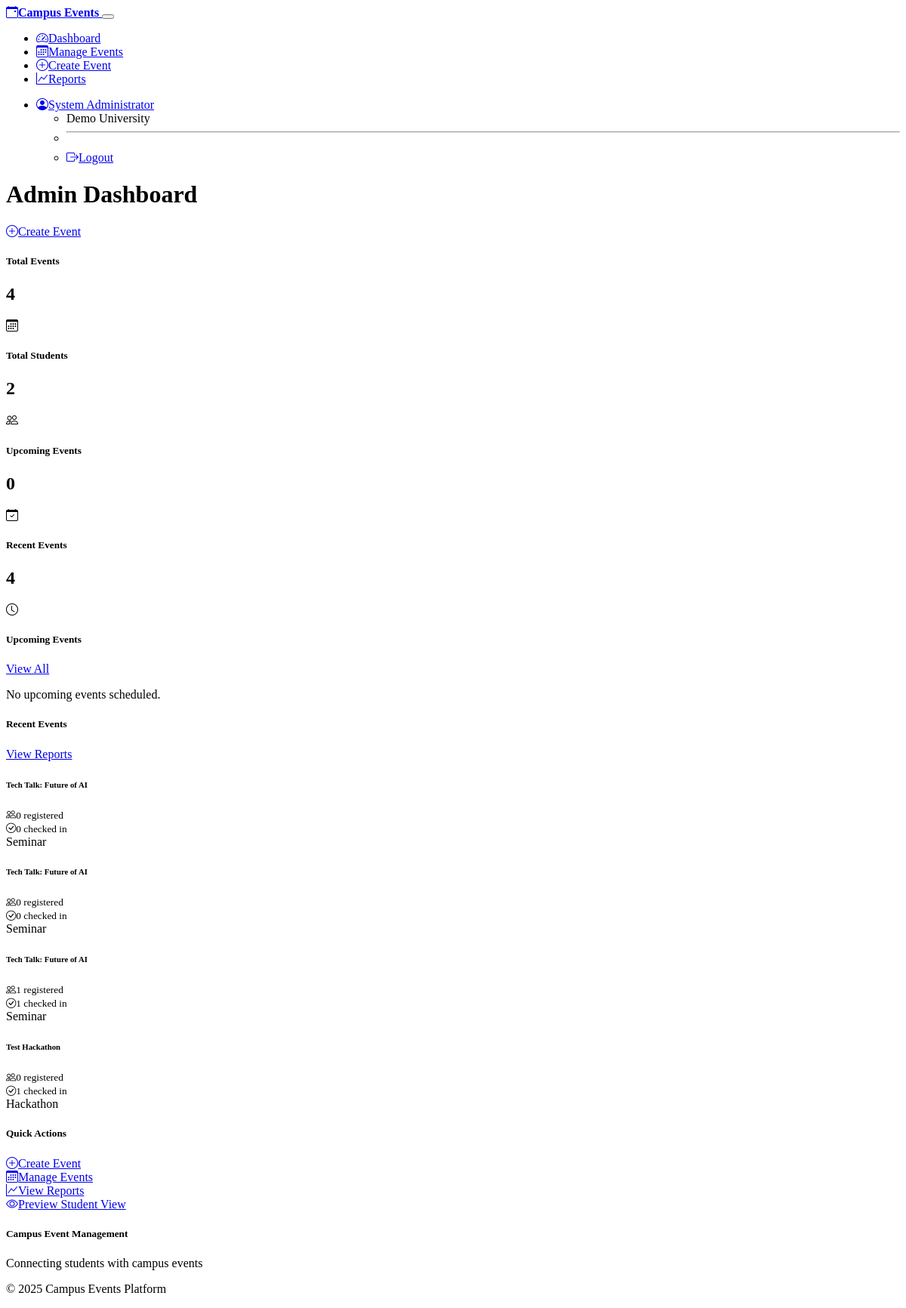
The app's page /admin/dashboard (signed in) with its own data.
### models.py (models this page shows, shortened)
class User(UserMixin, db.Model):
    id = db.Column(db.Integer, primary_key=True)
    username = db.Column(db.String(64), unique=True, nullable=False)
    email = db.Column(db.String(120), unique=True, nullable=False)
    password_hash = db.Column(db.String(256), nullable=False)
    full_name = db.Column(db.String(100), nullable=False)
    role = db.Column(db.String(20), nullable=False, default='student')  # 'admin', 'staff', 'student'
    college_id = db.Column(db.Integer, db.ForeignKey('college.id'), nullable=False)
    student_id = db.Column(db.String(50))  # For students
    department = db.Column(db.String(50))
    year_of_study = db.Column(db.Integer)
    phone = db.Column(db.String(15))
    created_at = db.Column(db.DateTime, default=datetime.utcnow)
    is_active = db.Column(db.Boolean, default=True)
    registrations = db.relationship('Registration', backref='user', lazy=True)
    check_ins = db.relationship('CheckIn', backref='user', lazy=True)

class College(db.Model):
    id = db.Column(db.Integer, primary_key=True)
    name = db.Column(db.String(100), nullable=False)
    code = db.Column(db.String(10), unique=True, nullable=False)
    address = db.Column(db.Text)
    created_at = db.Column(db.DateTime, default=datetime.utcnow)
    users = db.relationship('User', backref='college', lazy=True)
    events = db.relationship('Event', backref='college', lazy=True)

class Event(db.Model):
    id = db.Column(db.Integer, primary_key=True)
    title = db.Column(db.String(200), nullable=False)
    description = db.Column(db.Text)
    event_type = db.Column(db.String(50), nullable=False)  # 'hackathon', 'workshop', 'tech_talk', 'fest', 'seminar'
    venue = db.Column(db.String(200))
    start_time = db.Column(db.DateTime, nullable=False)
    end_time = db.Column(db.DateTime, nullable=False)
    max_participants = db.Column(db.Integer)
    registration_deadline = db.Column(db.DateTime)
    college_id = db.Column(db.Integer, db.ForeignKey('college.id'), nullable=False)
    created_by = db.Column(db.Integer, db.ForeignKey('user.id'), nullable=False)
    created_at = db.Column(db.DateTime, default=datetime.utcnow)
    is_active = db.Column(db.Boolean, default=True)
    requires_approval = db.Column(db.Boolean, default=False)
    registrations = db.relationship('Registration', backref='event', lazy=True, cascade='all, delete-orphan')
    check_ins = db.relationship('CheckIn', backref='event', lazy=True, cascade='all, delete-orphan')
    creator = db.relationship('User', backref='created_events')
    @property
    def registration_count(self):
        return Registration.query.filter_by(event_id=self.id, status='confirmed').count()
    @property
    def check_in_count(self):
        return CheckIn.query.filter_by(event_id=self.id).count()

### routes.py (the view)
@app.route('/admin/dashboard')
@login_required
def admin_dashboard():
    if current_user.role not in ['admin', 'staff']:
        flash('Access denied', 'error')
        return redirect(url_for('student_dashboard'))
    total_events = Event.query.filter_by(college_id=current_user.college_id).count()
    total_students = User.query.filter_by(college_id=current_user.college_id, role='student').count()
    recent_events = Event.query.filter_by(college_id=current_user.college_id)\
                              .order_by(desc(Event.created_at)).limit(5).all()
    upcoming_events = Event.query.filter(
        Event.college_id == current_user.college_id,
        Event.start_time > datetime.utcnow(),
        Event.is_active == True
    ).order_by(Event.start_time).limit(5).all()
    return render_template('admin/dashboard.html',
                         total_events=total_events,
                         total_students=total_students,
                         recent_events=recent_events,
                         upcoming_events=upcoming_events)

### app.py (called while the page is built)
@login_manager.user_loader
def load_user(user_id):
    from models import User
    return User.query.get(int(user_id))

### routes.py (called while the page is built)
@app.context_processor
def inject_now():
    return {'now': datetime.utcnow()}

@app.context_processor
def utility_processor():
    def format_datetime(dt):
        if dt:
            return dt.strftime('%Y-%m-%d %H:%M')
        return ''
    def format_date(dt):
        if dt:
            return dt.strftime('%Y-%m-%d')
        return ''
    return dict(format_datetime=format_datetime, format_date=format_date)

### templates/admin/dashboard.html (shortened to what this page needs)
{% extends "base.html" %}
{% block content %}
<div class="d-flex justify-content-between align-items-center mb-4">
    <h1>Admin Dashboard</h1>
    <a href="{{ url_for('create_event') }}" class="btn btn-primary">
        <i class="bi bi-plus-circle me-2"></i>Create Event
    </a>
</div>
<div class="row mb-5">
    <div class="col-md-6 col-lg-3 mb-3">
        <div class="card bg-primary text-white">
            <div class="card-body">
                <div class="d-flex justify-content-between">
                    <div>
                        <h5 class="card-title">Total Events</h5>
                        <h2 class="mb-0">{{ total_events }}</h2>
                    </div>
                    <div>
                        <i class="bi bi-calendar3 display-6"></i>
                    </div>
                </div>
            </div>
        </div>
    </div>
    <div class="col-md-6 col-lg-3 mb-3">
        <div class="card bg-success text-white">
            <div class="card-body">
                <div class="d-flex justify-content-between">
                    <div>
                        <h5 class="card-title">Total Students</h5>
                        <h2 class="mb-0">{{ total_students }}</h2>
                    </div>
                    <div>
                        <i class="bi bi-people display-6"></i>
                    </div>
                </div>
            </div>
        </div>
    </div>
    <div class="col-md-6 col-lg-3 mb-3">
        <div class="card bg-info text-white">
            <div class="card-body">
                <div class="d-flex justify-content-between">
                    <div>
                        <h5 class="card-title">Upcoming Events</h5>
                        <h2 class="mb-0">{{ upcoming_events|length }}</h2>
                    </div>
                    <div>
                        <i class="bi bi-calendar-check display-6"></i>
                    </div>
                </div>
            </div>
        </div>
    </div>
    <div class="col-md-6 col-lg-3 mb-3">
        <div class="card bg-warning text-dark">
            <div class="card-body">
                <div class="d-flex justify-content-between">
                    <div>
                        <h5 class="card-title">Recent Events</h5>
                        <h2 class="mb-0">{{ recent_events|length }}</h2>
                    </div>
                    <div>
                        <i class="bi bi-clock display-6"></i>
                    </div>
                </div>
            </div>
        </div>
    </div>
</div>
<div class="row">
    <div class="col-lg-6 mb-4">
        <div class="card">
            <div class="card-header d-flex justify-content-between align-items-center">
                <h5 class="mb-0">Upcoming Events</h5>
                <a href="{{ url_for('manage_events') }}" class="btn btn-sm btn-outline-primary">View All</a>
            </div>
            <div class="card-body">
                {% if upcoming_events %}
                    {% for event in upcoming_events %}
                        <div class="d-flex justify-content-between align-items-start mb-3 pb-3 {% if not loop.last %}border-bottom{% endif %}">
                            <div>
                                <h6 class="mb-1">{{ event.title }}</h6>
                                <small class="text-muted">
                                    <i class="bi bi-calendar me-1"></i>{{ format_datetime(event.start_time) }}
                                </small><br>
                                <small class="text-muted">
                                    <i class="bi bi-geo-alt me-1"></i>{{ event.venue or 'TBD' }}
                                </small>
                            </div>
                            <span class="badge bg-{{ 'success' if event.event_type == 'hackathon' else 'info' if event.event_type == 'workshop' else 'warning' if event.event_type == 'tech_talk' else 'primary' }}">
                                {{ event.event_type.replace('_', ' ').title() }}
                            </span>
                        </div>
                    {% endfor %}
                {% else %}
                    <p class="text-muted mb-0">No upcoming events scheduled.</p>
                {% endif %}
            </div>
        </div>
    </div>
    <div class="col-lg-6 mb-4">
        <div class="card">
            <div class="card-header d-flex justify-content-between align-items-center">
                <h5 class="mb-0">Recent Events</h5>
                <a href="{{ url_for('reports') }}" class="btn btn-sm btn-outline-primary">View Reports</a>
            </div>
            <div class="card-body">
                {% if recent_events %}
                    {% for event in recent_events %}
                        <div class="d-flex justify-content-between align-items-start mb-3 pb-3 {% if not loop.last %}border-bottom{% endif %}">
                            <div>
                                <h6 class="mb-1">{{ event.title }}</h6>
                                <small class="text-muted">
                                    <i class="bi bi-people me-1"></i>{{ event.registration_count }} registered
                                </small><br>
                                <small class="text-muted">
                                    <i class="bi bi-check-circle me-1"></i>{{ event.check_in_count }} checked in
                                </small>
                            </div>
                            <span class="badge bg-{{ 'success' if event.event_type == 'hackathon' else 'info' if event.event_type == 'workshop' else 'warning' if event.event_type == 'tech_talk' else 'primary' }}">
                                {{ event.event_type.replace('_', ' ').title() }}
                            </span>
                        </div>
                    {% endfor %}
                {% else %}
                    <p class="text-muted mb-0">No recent events found.</p>
                {% endif %}
            </div>
        </div>
    </div>
</div>
<div class="row">
    <div class="col-12">
        <div class="card">
            <div class="card-header">
                <h5 class="mb-0">Quick Actions</h5>
            </div>
            <div class="card-body">
                <div class="row">
                    <div class="col-md-3 mb-3">
                        <a href="{{ url_for('create_event') }}" class="btn btn-outline-primary w-100">
                            <i class="bi bi-plus-circle me-2"></i>Create Event
                        </a>
                    </div>
                    <div class="col-md-3 mb-3">
                        <a href="{{ url_for('manage_events') }}" class="btn btn-outline-secondary w-100">
                            <i class="bi bi-calendar3 me-2"></i>Manage Events
                        </a>
                    </div>
                    <div class="col-md-3 mb-3">
                        <a href="{{ url_for('reports') }}" class="btn btn-outline-info w-100">
                            <i class="bi bi-graph-up me-2"></i>View Reports
                        </a>
                    </div>
                    <div class="col-md-3 mb-3">
                        <a href="{{ url_for('browse_events') }}" class="btn btn-outline-success w-100">
                            <i class="bi bi-eye me-2"></i>Preview Student View
                        </a>
                    </div>
                </div>
            </div>
        </div>
    </div>
</div>
{% endblock %}

### templates/base.html (shortened to what this page needs)
<!DOCTYPE html>
<html lang="en" data-bs-theme="dark">
<head>
    <link href="https://cdn.replit.com/agent/bootstrap-agent-dark-theme.min.css" rel="stylesheet">
    <link href="https://cdn.jsdelivr.net/npm/bootstrap-icons@1.11.0/font/bootstrap-icons.css" rel="stylesheet">
    <link href="{{ url_for('static', filename='css/custom.css') }}" rel="stylesheet">
</head>
<body>
    <nav class="navbar navbar-expand-lg navbar-dark bg-dark">
        <div class="container">
            <a class="navbar-brand" href="{{ url_for('index') }}">
                <i class="bi bi-calendar-event me-2"></i>Campus Events
            </a>
            <button class="navbar-toggler" type="button" data-bs-toggle="collapse" data-bs-target="#navbarNav">
            </button>
            <div class="collapse navbar-collapse" id="navbarNav">
                <ul class="navbar-nav me-auto">
                    {% if current_user.is_authenticated %}
                        {% if current_user.role in ['admin', 'staff'] %}
                            <li class="nav-item">
                                <a class="nav-link" href="{{ url_for('admin_dashboard') }}">
                                    <i class="bi bi-speedometer2 me-1"></i>Dashboard
                                </a>
                            </li>
                            <li class="nav-item">
                                <a class="nav-link" href="{{ url_for('manage_events') }}">
                                    <i class="bi bi-calendar3 me-1"></i>Manage Events
                                </a>
                            </li>
                            <li class="nav-item">
                                <a class="nav-link" href="{{ url_for('create_event') }}">
                                    <i class="bi bi-plus-circle me-1"></i>Create Event
                                </a>
                            </li>
                            <li class="nav-item">
                                <a class="nav-link" href="{{ url_for('reports') }}">
                                    <i class="bi bi-graph-up me-1"></i>Reports
                                </a>
                            </li>
                        {% endif %}
                    {% endif %}
                </ul>
                <ul class="navbar-nav">
                    {% if current_user.is_authenticated %}
                        <li class="nav-item dropdown">
                            <a class="nav-link dropdown-toggle" href="#" role="button" data-bs-toggle="dropdown">
                                <i class="bi bi-person-circle me-1"></i>{{ current_user.full_name }}
                            </a>
                            <ul class="dropdown-menu">
                                <li><span class="dropdown-item-text">{{ current_user.college.name }}</span></li>
                                <li><hr class="dropdown-divider"></li>
                                <li><a class="dropdown-item" href="{{ url_for('logout') }}">
                                    <i class="bi bi-box-arrow-right me-1"></i>Logout
                                </a></li>
                            </ul>
                        </li>
                    {% endif %}
                </ul>
            </div>
        </div>
    </nav>
    <main class="container mt-4">
        {% block content %}{% endblock %}
    </main>
    <footer class="bg-dark text-light py-4 mt-5">
        <div class="container">
            <div class="row">
                <div class="col-md-6">
                    <h5>Campus Event Management</h5>
                    <p class="mb-0">Connecting students with campus events</p>
                </div>
                <div class="col-md-6 text-md-end">
                    <p class="mb-0">&copy; 2025 Campus Events Platform</p>
                </div>
            </div>
        </div>
    </footer>
</body>
</html>

### static/css/custom.css (style rules this page uses)
.card { transition: transform 0.2s ease-in-out, box-shadow 0.2s ease-in-out; }
.navbar-brand { font-weight: 600; }
.btn { border-radius: 0.375rem; font-weight: 500; transition: all 0.15s ease-in-out; }
footer { margin-top: auto; }
[data-bs-theme="dark"] .card { background-color: var(--bs-dark); border-color: var(--bs-gray-800); }

### records on screen
User: full_name "System Administrator"
College: college.name "Demo University"
Event: title "Tech Talk: Future of AI", registration_count "0", check_in_count "0", event_type.replace "Seminar"
Event: title "Tech Talk: Future of AI", registration_count "0", check_in_count "0", event_type.replace "Seminar"
Event: title "Tech Talk: Future of AI", registration_count "1", check_in_count "1", event_type.replace "Seminar"
Event: title "Test Hackathon", registration_count "0", check_in_count "1", event_type.replace "Hackathon"

### other values on screen
{{ total_events }} "4"
{{ total_students }} "2"
{{ upcoming_events|length }} "0"
{{ recent_events|length }} "4"
